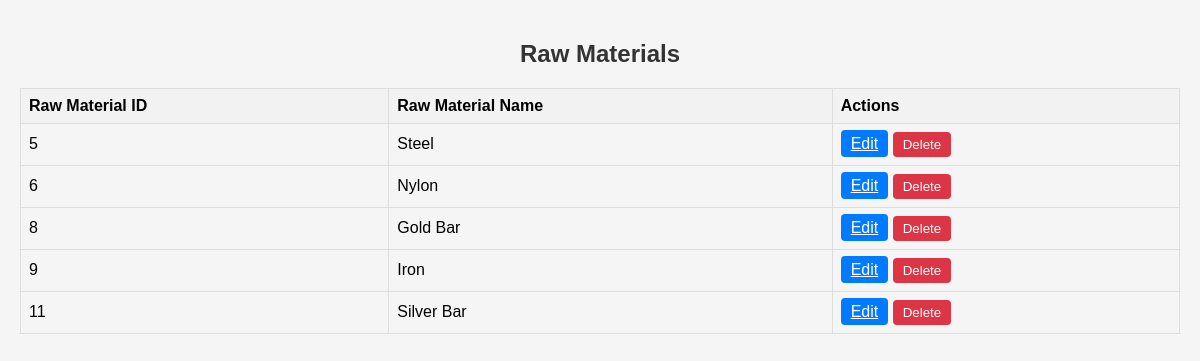
/inventory/displayraw1/, run on the app's committed database.
### Inventory/models.py (models this page shows, shortened)
class RawMaterial(models.Model):
    RM_name=models.CharField(max_length=50)

### Inventory/views.py (the view)
# urls.py: path('displayraw1/', views.displayraw1, name='displayraw1'),
def displayraw1(request):
    raw = RawMaterial.objects.all()
    return render(request, "displayRM.html", {
        "raw": raw
    })

### Inventory/templates/displayRM.html (shortened to what this page needs)
<!DOCTYPE html>
<html lang="en">
<head>
</head>
<body>
<h2>Raw Materials</h2>
<table>
  <tr>
    <th>Raw Material ID</th>
    <th>Raw Material Name</th>
    <th>Actions</th>
  </tr>
  {% for raw_m in raw %}
  <tr>
    <td>{{ raw_m.id }}</td>
    <td>{{ raw_m.RM_name }}</td>
    <td>
        <a class="btn btn-edit" href="{% url 'update_raw' raw_m.id %}">Edit</a>
        <form action="{% url 'delete_raw' raw_m.id %}" method="post" style="display: inline;">
            <button type="submit" class="btn btn-delete">Delete</button>
        </form>
    </td>
  </tr>
  {% endfor %}
</table>
</body>
</html>

### Inventory/templates/displayRM.html (style rules this page uses)
body { font-family: Arial, sans-serif; background-color: #f5f5f5; margin: 0; padding: 20px; }
h2 { text-align: center; color: #333; }
table { width: 100%; border-collapse: collapse; }
th, td { border: 1px solid #ddd; padding: 8px; text-align: left; }
th { background-color: #f2f2f2; }
.btn { padding: 5px 10px; border: none; cursor: pointer; border-radius: 4px; }
.btn-edit { background-color: #007bff; color: white; }
.btn-delete { background-color: #dc3545; color: white; }

### data on the page
RawMaterial: id "5", RM_name "Steel"
RawMaterial: id "6", RM_name "Nylon"
RawMaterial: id "8", RM_name "Gold Bar"
RawMaterial: id "9", RM_name "Iron"
RawMaterial: id "11", RM_name "Silver Bar"
